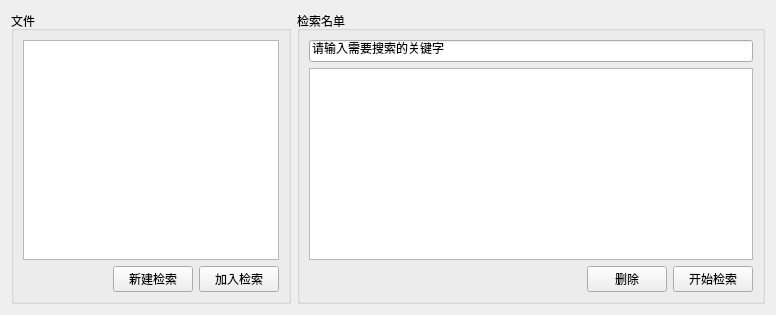
          <widget class="QWidget" name="tab_3">
           <attribute name="title">
            <string>视频选择</string>
           </attribute>
           <layout class="QGridLayout" name="gridLayout_16">
            <item row="0" column="0">
             <widget class="QGroupBox" name="groupBox_10">
              <property name="title">
               <string>文件</string>
              </property>
              <layout class="QGridLayout" name="gridLayout_14">
               <item row="1" column="2">
                <widget class="QPushButton" name="addVideobtn">
                 <property name="text">
                  <string>加入检索</string>
                 </property>
                </widget>
               </item>
               <item row="0" column="0" colspan="3">
                <widget class="QTreeView" name="VideotreeView">
                 <property name="sizePolicy">
                  <sizepolicy hsizetype="Preferred" vsizetype="Preferred">
                   <horstretch>0</horstretch>
                   <verstretch>0</verstretch>
                  </sizepolicy>
                 </property>
                </widget>
               </item>
               <item row="1" column="1">
                <widget class="QPushButton" name="setnewVideoSearchbtn">
                 <property name="text">
                  <string>新建检索</string>
                 </property>
                </widget>
               </item>
               <item row="1" column="0">
                <spacer name="horizontalSpacer_4">
                 <property name="orientation">
                  <enum>Qt::Horizontal</enum>
                 </property>
                 <property name="sizeHint" stdset="0">
                  <size>
                   <width>40</width>
                   <height>20</height>
                  </size>
                 </property>
                </spacer>
               </item>
              </layout>
             </widget>
            </item>
            <item row="0" column="1">
             <widget class="QGroupBox" name="groupBox_5">
              <property name="minimumSize">
               <size>
                <width>400</width>
                <height>0</height>
               </size>
              </property>
              <property name="title">
               <string>检索名单</string>
              </property>
              <layout class="QGridLayout" name="gridLayout_10">
               <item row="0" column="0" colspan="4">
                <widget class="QLineEdit" name="lineEdit_2">
                 <property name="mouseTracking">
                  <bool>false</bool>
                 </property>
                 <property name="focusPolicy">
                  <enum>Qt::NoFocus</enum>
                 </property>
                 <property name="text">
                  <string>请输入需要搜索的关键字</string>
                 </property>
                </widget>
               </item>
               <item row="1" column="0" colspan="4">
                <widget class="QTableView" name="VideosearchTableView">
                 <property name="sizePolicy">
                  <sizepolicy hsizetype="Preferred" vsizetype="Preferred">
                   <horstretch>0</horstretch>
                   <verstretch>0</verstretch>
                  </sizepolicy>
                 </property>
                </widget>
               </item>
               <item row="2" column="0">
                <widget class="QLabel" name="videonum_label">
                 <property name="text">
                  <string/>
                 </property>
                </widget>
               </item>
               <item row="2" column="1">
                <spacer name="horizontalSpacer_3">
                 <property name="orientation">
                  <enum>Qt::Horizontal</enum>
                 </property>
                 <property name="sizeHint" stdset="0">
                  <size>
                   <width>259</width>
                   <height>20</height>
                  </size>
                 </property>
                </spacer>
               </item>
               <item row="2" column="2">
                <widget class="QPushButton" name="DelVideoFile">
                 <property name="text">
                  <string>删除</string>
                 </property>
                </widget>
               </item>
               <item row="2" column="3">
                <widget class="QPushButton" name="startVideoSearch">
                 <property name="text">
                  <string>开始检索</string>
                 </property>
                </widget>
               </item>
              </layout>
             </widget>
            </item>
           </layout>
          </widget>
